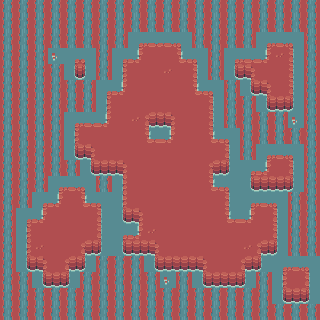

Tiled map render using the project's own tile images. Description and the whole map definition, tile-layer contents included, below:
An orthogonal 20x20 tile map with 16x16 px tiles, 1 tile layer (background), 2 tilesets.

<map version="1.0" orientation="orthogonal" renderorder="right-down" width="20" height="20" tilewidth="16" tileheight="16" nextobjectid="1">
 <tileset firstgid="1" name="ground" tilewidth="16" tileheight="16" tilecount="18" columns="6">
  <image source="ground.png" width="96" height="48" />
  <terraintypes>
   <terrain name="water" tile="-1" />
   <terrain name="ground" tile="-1" />
  </terraintypes>
  <tile id="0" terrain="0,0,0,1" />
  <tile id="1" terrain="0,0,1,1" />
  <tile id="2" terrain="0,0,1,0" />
  <tile id="3" terrain="1,1,1,0" />
  <tile id="4" terrain="1,1,0,1" />
  <tile id="5" terrain="0,0,0,0" />
  <tile id="6" terrain="0,1,0,1" />
  <tile id="7" terrain="1,1,1,1">
   <properties>
    <property name="buildable" type="bool" value="true" />
   </properties>
  </tile>
  <tile id="8" terrain="1,0,1,0" />
  <tile id="9" terrain="1,0,1,1" />
  <tile id="10" terrain="0,1,1,1" />
  <tile id="12" terrain="0,1,0,0" />
  <tile id="13" terrain="1,1,0,0" />
  <tile id="14" terrain="1,0,0,0" />
  <tile id="15" terrain="0,0,0,0" />
  <tile id="16" terrain="1,1,1,1">
   <properties>
    <property name="buildable" type="bool" value="true" />
   </properties>
  </tile>
 </tileset>
 <tileset firstgid="19" name="ground" tilewidth="16" tileheight="16" tilecount="18" columns="6">
  <image source="ground.png" width="96" height="48" />
  <terraintypes>
   <terrain name="ground" tile="-1" />
   <terrain name="lava" tile="-1" />
  </terraintypes>
  <tile id="0" terrain="1,1,1,0" />
  <tile id="1" terrain="1,1,0,0" />
  <tile id="2" terrain="1,1,0,1" />
  <tile id="3" terrain="0,0,0,1" />
  <tile id="4" terrain="0,0,1,1" />
  <tile id="5" terrain="0,0,1,0" />
  <tile id="6" terrain="1,0,1,0" />
  <tile id="7" terrain="0,0,0,0" />
  <tile id="8" terrain="0,1,0,1" />
  <tile id="9" terrain="0,1,0,1" />
  <tile id="10" terrain="1,1,1,1" />
  <tile id="11" terrain="1,0,1,0" />
  <tile id="12" terrain="1,0,1,1" />
  <tile id="13" terrain="0,0,1,1" />
  <tile id="14" terrain="0,1,1,1" />
  <tile id="15" terrain="0,1,0,0" />
  <tile id="16" terrain="1,1,0,0" />
  <tile id="17" terrain="1,0,0,0" />
 </tileset>
 <layer name="background" width="20" height="20">
  <data encoding="csv">
6,6,6,6,6,6,6,6,6,6,6,6,6,6,6,6,6,6,6,6,
6,6,6,6,6,6,6,6,6,6,6,6,6,6,6,6,6,6,6,6,
6,6,6,6,6,6,6,6,1,2,2,3,6,6,6,6,1,2,3,6,
6,6,6,16,1,3,6,1,11,8,8,10,3,6,1,2,11,17,9,6,
6,6,6,6,13,15,6,7,8,8,17,8,9,6,13,5,8,8,9,6,
6,6,6,6,6,6,1,11,8,8,8,8,10,3,6,13,5,8,9,6,
6,6,6,6,6,6,7,8,8,8,8,8,8,9,6,6,13,14,15,6,
6,6,6,6,1,2,11,8,17,4,5,8,8,9,6,6,6,6,16,6,
6,6,6,6,7,8,8,8,8,10,11,8,8,10,3,6,6,6,6,6,
6,6,6,6,13,5,8,8,8,8,8,8,8,8,9,6,1,2,3,6,
6,6,6,6,6,13,14,5,8,8,8,8,8,4,15,1,11,8,9,6,
6,6,6,1,2,3,6,7,8,8,8,8,8,10,3,13,14,14,15,6,
6,6,1,11,8,10,3,7,8,8,8,8,8,8,9,1,2,3,6,6,
6,1,11,8,8,8,9,13,5,8,8,8,8,8,10,11,8,9,6,6,
6,7,8,8,8,8,9,1,11,17,8,8,8,8,8,8,8,9,6,6,
6,7,17,8,8,4,15,13,14,5,8,8,8,8,8,17,4,15,6,6,
6,13,5,8,4,15,6,6,6,13,14,14,5,8,8,4,15,1,2,3,
6,6,13,14,15,6,6,6,6,6,16,6,13,14,14,15,6,7,8,9,
6,6,6,6,6,6,6,6,6,6,6,6,6,6,6,6,6,13,14,15,
6,6,6,6,6,6,6,6,6,6,6,6,6,6,6,6,6,6,6,6
</data>
 </layer>
</map>